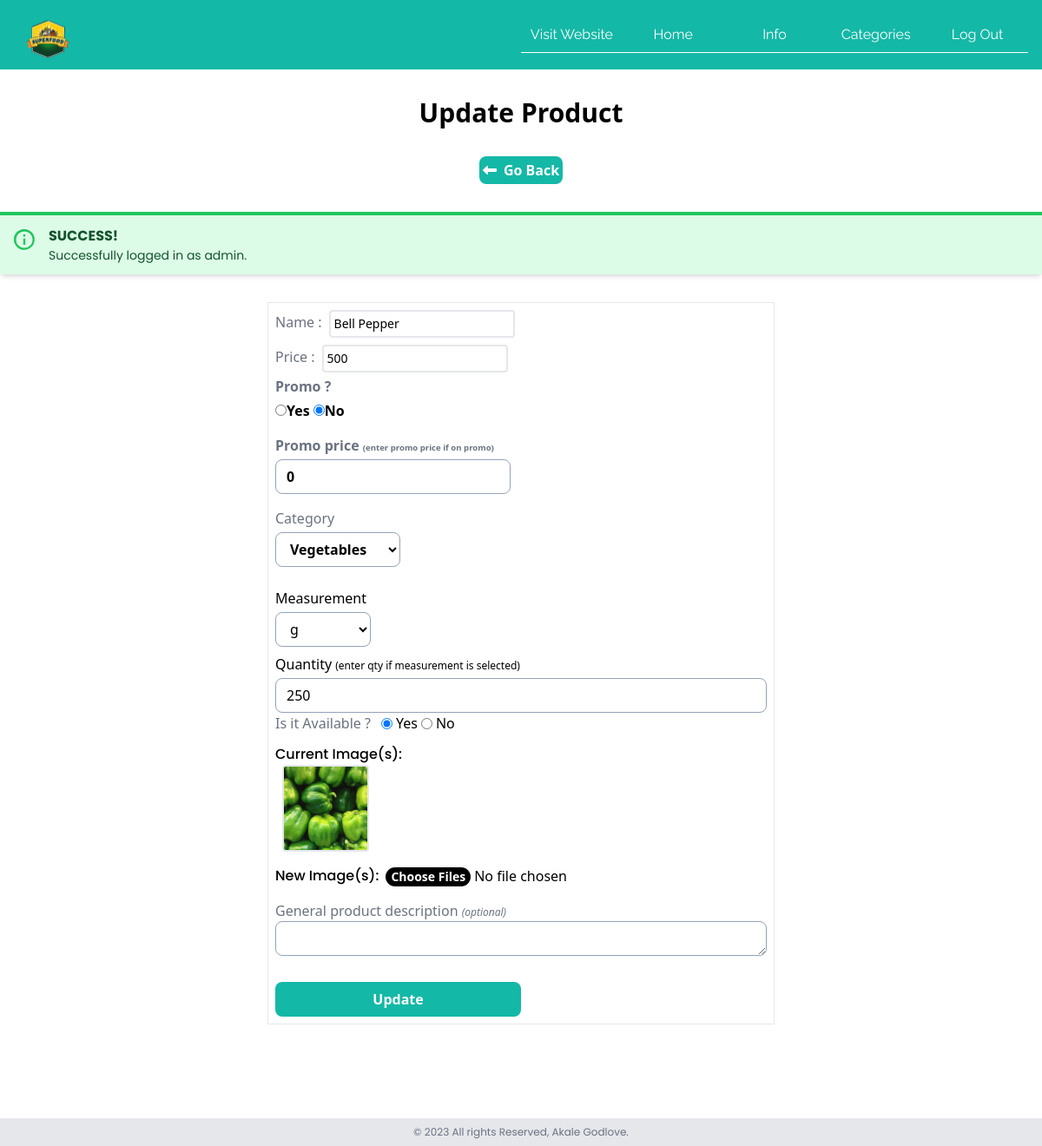
Screenshot of /admin_panel/update-prod?id=2 (signed in) with the database file from the repository.
### tables this page shows
CREATE TABLE `products_list` (
  `product_code` int(11) NOT NULL,
  `product_name` text NOT NULL,
  `product_price` varchar(19) NOT NULL DEFAULT '0',
  `promo` int(11) DEFAULT 0,
  `product_pprice` varchar(19) NOT NULL DEFAULT '0',
  `product_category` int(11) NOT NULL,
  `product_desc` text NOT NULL,
  `product_seo` text NOT NULL,
  `available` int(11) NOT NULL,
  `best_or_new` int(11) NOT NULL DEFAULT 0 COMMENT '0 os defaut,1 is new ariival, 2 is best seller',
  `product_image` varchar(255) NOT NULL,
  `measurement` text NOT NULL,
  `qty` text NOT NULL
);

CREATE TABLE `tbl_category` (
  `id` int(11) NOT NULL,
  `cat_name` varchar(56) NOT NULL,
  `cat_image` text NOT NULL
);

CREATE TABLE `tbl_measurements` (
  `id` int(11) NOT NULL,
  `m_name` text NOT NULL,
  `m_unit` text NOT NULL
);

### admin_panel/update-prod.php (the view, shortened to what this page needs)
<?php
include '../config/config.inc.php';
    if(isset($_GET['id'])){
        $id = $_GET['id'];
        $sql2 = "SELECT * FROM products_list WHERE product_code=$id";
        $res2 = mysqli_query($conn, $sql2);
        $row = mysqli_fetch_assoc($res2);
         $title = $row['product_name'];
         $price = $row['product_price'];
        $disp_cur_images =explode(",", $row['product_image']);
        $status=$row['available'];
        $promo = $row['promo'];
        $promo_p = $row['product_pprice'];
        $categ = $row['product_category'];
        $ms = $row['measurement'];
         $qty = $row['qty'];
       $description = $row['product_desc'];
    } else{
        header('location:index');
    }
?>
    <?php
include 'partials/header-add.php';
?>
<div class="text-center font-bold text-3xl my-8" >
    Update Product
</div>
 <div class="w-full flex justify-center items-center">
 <a href="index" class="w-auto p-1 mb-2  font-semibold bg-teal-500 text-white rounded-lg "><i class="fa-solid fa-left-long mr-2"></i>Go Back</a>
 </div>
<?php
                if(isset($_SESSION['login'])){
                    echo $_SESSION['login'];
                }
            ?>
<section class="mb-[100px] md:flex justify-center items-center">
    <form  method="POST" class="p-2 md:w-1/2" enctype="multipart/form-data">
        <div class="border p-2 ">
                <div class="flex items-center mb-2">
                <label class="font-medium block mb-1 text-gray-500">Name : </label>
                     <input class="focus:outline-none border-2  font-medium  rounded ml-2 text-sm p-1"  type="text" name="name" value="<?php echo $title; ?>" >
                </div>
                <div class=" mb-1 ">
                <div class="flex items-center">
                   <label class="font-medium block mb-1 text-gray-500">Price : </label>
                     <input class="focus:outline-none border-2  font-medium  rounded ml-2 text-sm p-1"  type="text" name="price" value="<?php echo $price; ?>" >
                </div>
            </div>
            <div class="font-semibold">
        <label class="block mb-1 text-gray-500" for="forms-labelOverInputCode">Promo ?</label>
        <input <?php if($promo==1) {echo "checked";} ?> type="radio" name="promo" value="1">Yes
        <input <?php if($promo==0) {echo "checked";} ?> type="radio" name="promo" value="0">No
      </div>
      <div class="font-semibold my-4">
        <label class="block mb-1 text-gray-500" for="forms-labelOverInputCode">Promo price <span class="text-[.6rem]">(enter promo  price if on promo)</span> </label>
       <input value="<?php echo $promo_p ?>" class="h-10 px-3 text-base border border-slate-400 rounded-lg focus:shadow-outline" type="text" name="pprice"/>
      </div>
    <div class="my-4">
        <label class="block mb-1 text-gray-500" >Category</label>
        <select name="type" class=" h-10 px-3 mb-2 text-base bg-white  font-semibold border border-slate-400 rounded-lg focus:shadow-outline">
        <?php
$sql = "SELECT * FROM tbl_category";
$res = mysqli_query($conn, $sql);
$count = mysqli_num_rows($res);
if($count>0){
while($row=mysqli_fetch_assoc($res)){
$category_title = $row['cat_name'];
$category_id = $row['id'];
?>
<option <?php if($categ==$category_id){echo "selected";} ?> value="<?php echo $category_id; ?>"><?php echo $category_title; ?></option>
<?php } } else {
echo "<option value='0'>Category Not Available.</option>";
                            }
                        ?>
              </select>
      </div>
         <div class="">
        <label class="block font-medium mb-1" >Measurement </label>
        <select name="measurement" class="h-10 px-3 mb-2 text-base bg-white  border border-slate-400 rounded-lg focus:outline-none">
        <?php
$sql = "SELECT * FROM tbl_measurements";
$res = mysqli_query($conn, $sql);
$count = mysqli_num_rows($res);
if($count>0){
while($row=mysqli_fetch_assoc($res)){
$m_title = $row['m_unit'];
?>
<option <?php if($ms==$m_title){echo "selected";} ?> value="<?php echo $m_title; ?>"><?php echo $m_title; ?></option>
<?php } } else {
echo "<option value=''>measurement Not Available.</option>";
                            }
                        ?>
              </select>
      </div>
       <div class="">
        <label class="block mb-1 font-medium" for="forms-labelOverInputCode">Quantity <span class="text-xs">(enter qty if measurement is selected)</span> </label>
        <input class="w-full h-10 px-3 text-base placeholder-gray-300 border border-slate-400 rounded-lg focus:outline-none placeholder:text-xs" type="text" value="<?php echo $qty ?>" name="qty"/>
      </div>
      <div class="flex items-center">
        <label class="mr-2 text-gray-500" for="forms-labelOverInputCode">Is it Available ?</label>
        <input <?php if($status==1) {echo "checked";} ?> class="mx-1" type="radio" value="1"  name="Available"/><span>Yes</span>
        <input <?php if($status==0) {echo "checked";} ?> class="mx-1" type="radio" value="0" name="Available"/><span>No</span>
      </div>
      <div class="my-3">
                    <p class="font-medium">Current Image(s): </p>
                      <div class="flex">
                      <?php
                       foreach ($disp_cur_images as $cur_item){
                            ?>
<img src="../assets/images/products/<?php echo $cur_item; ?>" alt="/" width="100px" height="100px" class="rounded ml-2 border-2">
                            <?php
                        }
                    ?>
                      </div>
                 </div>
                 <div class="my-4 lg:flex">
                    <p class="font-medium">New Image(s): </p>
      <input class="focus:outline-none  file:rounded-full ml-2  file:border-0
                      file:text-sm file:font-semibold
                      file:bg-black file:text-white"  type="file" name="images[]"  multiple>
                 </div>
      <div class="mt-4">
        <label class="my-2 text-gray-500"  for="forms-labelOverInputCode">General product description <span class="text-xs italic">(optional)</span></label>
        <textarea  name="desc" class="w-full h-10 px-3 text-base placeholder-gray-300 border border-slate-400 rounded-lg focus:outline-none"><?php echo $description; ?></textarea>
      </div>
    <input class="w-1/2 h-10 px-3 mt-6 font-semibold bg-teal-500 cursor-pointer text-white rounded-lg focus:outline-none" type="submit" name="update" value="Update"/>
  </form>
                    </section>
<?php include 'partials/footer.php'; ?>
</body>
</html>

### assets/css/custom.css (style rules this page uses)
p { font-family: 'Poppins', sans-serif; }

### rows the page displays
products_list: name "Bell Pepper", price "500", promo "☑", pprice "0", type "Vegetables", measurement "g", qty "250", available "☑", product_image (picture)

### other values shown
$_SESSION['login'] "SUCCESS! Successfully logged in as admin."
